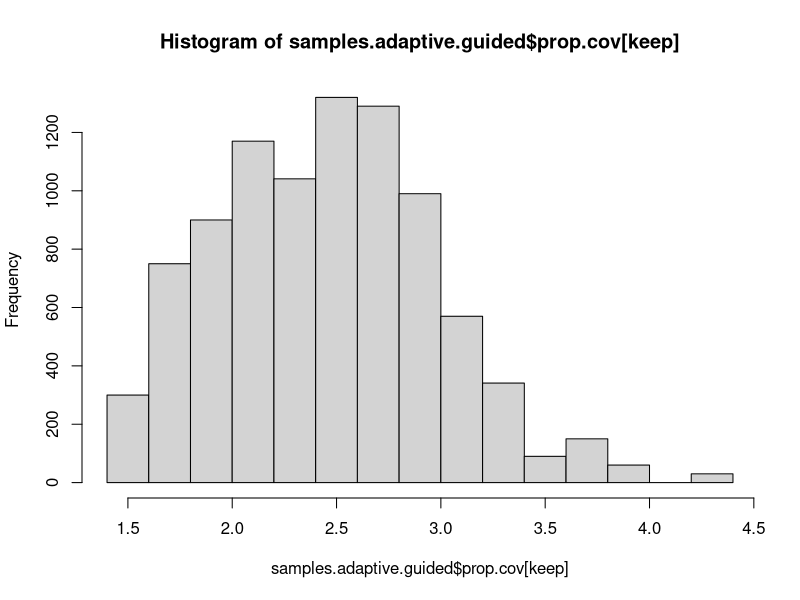
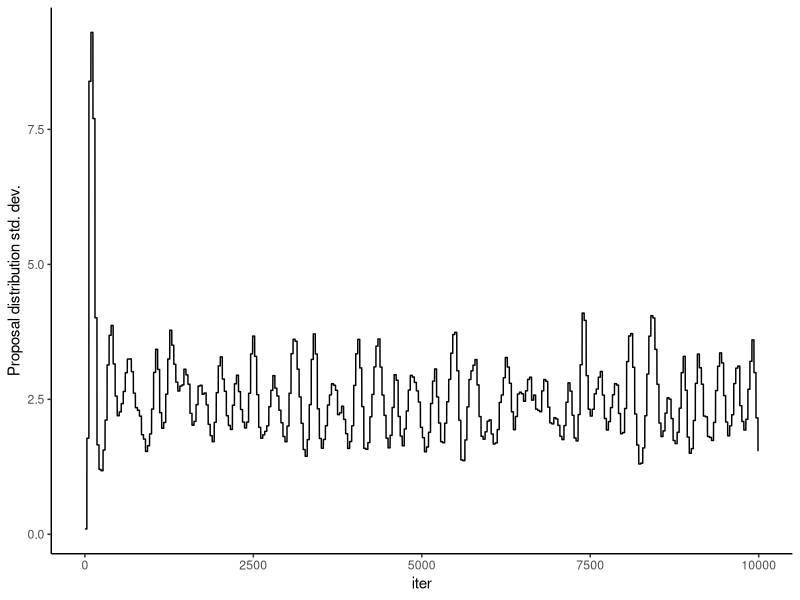
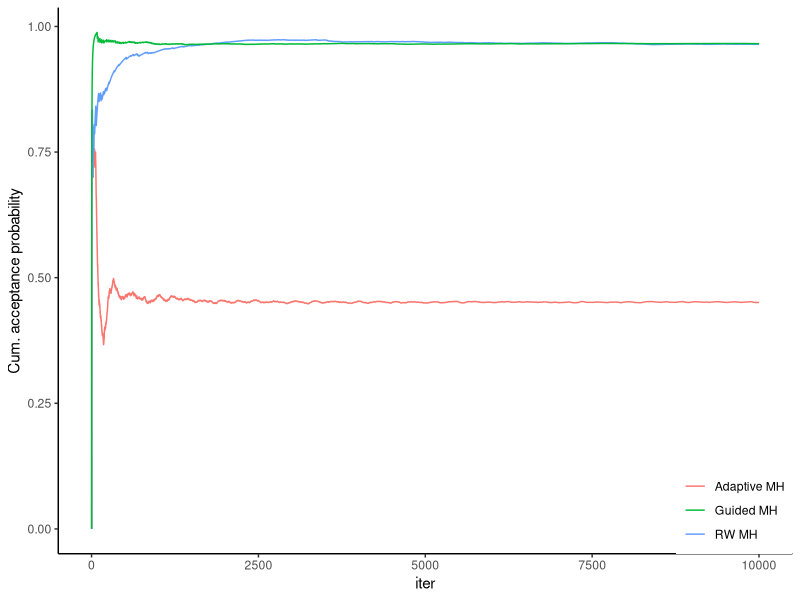
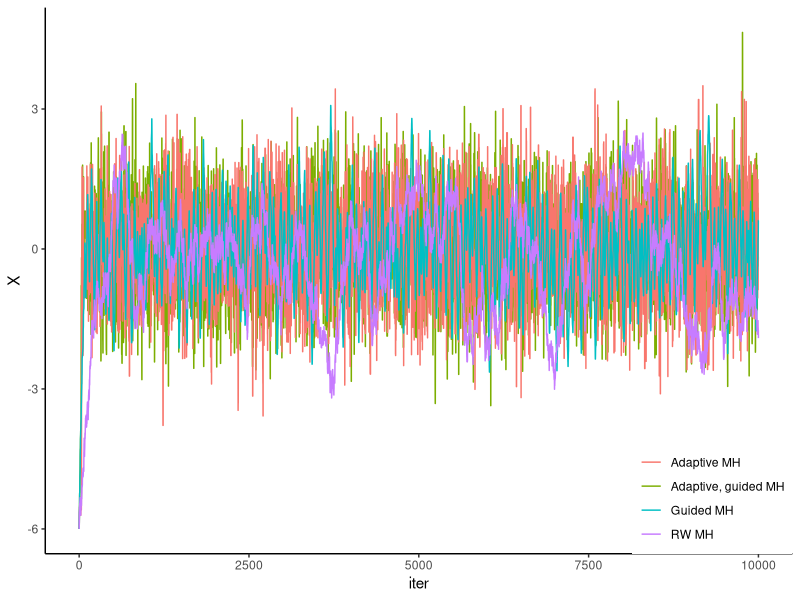

Reproduce these figures in R, in order.
library(ggplot2)
library(tibble)
library(coda)

# from gustafson, finding the mean of a standard normal

mh.standard <- function(iter,prop.sigma=1,seed=NULL){
  set.seed(seed)
  x <- accept <- prop.cov <- numeric(iter) # x= thing you are sampling
  x[1] <- -6
  for(i in 2:iter){
    z <- rnorm(1, 0, prop.sigma)
    xm1 = x[i-1]
    y <- xm1+z
    lp <- dnorm(y)
    plp <- dnorm(xm1)
    a <- rbinom(1, 1, min(1, lp/plp))
    x[i] <- ifelse(a, y, xm1)
    accept[i] = a
    prop.cov[i] = prop.sigma
  }
  tibble(iter=1:iter, x=x, accept=accept, prop.cov=prop.cov)
}

mh.adaptive <- function(iter, prop.sigma.start=1,seed=NULL){
  # adaptive MH algorithm from Bayesian Data Analysis Chap. 9. (Gelman)
  set.seed(seed)
  # adapdation parameters
  d = 1 # number of parameters in posterior
  cov = prop.sigma.start # starting value for covariance parameter of proposal distribution
  ai = 30 # adapt every ai iterations
  ari = 100 # base acceptance rate on this many iterations
  adapt.phase = Inf # stop adapting after this many iterations
  #####
  x <- accept <- prop.cov <- numeric(iter) # x= thing you are sampling
  x[1] <- -6
  prop.cov[1] = cov
  scale = 1
  for(i in 2:iter){
    # adapt
    if((i%%ai)==0 & i>1 & i<=adapt.phase){
      # ideal acceptance rate is 0.44 (if too high, then steps are too small, so need to scale)
      ap = max(0.01, mean(accept[max(1,i-ari):i], na.rm=TRUE))
      #ap = max(0.01, mean(accept[1:i], na.rm=TRUE))
      scale = scale*(ap/.44)
      cov = sd(x[1:i])*scale
    }
    ######
    z <- rnorm(1, 0, cov)
    xm1 = x[i-1]
    y <- xm1+z
    lp <- dnorm(y)
    plp <- dnorm(xm1)
    a <- rbinom(1, 1, min(1, lp/plp))
    x[i] <- ifelse(a, y, xm1)
    accept[i] = a
    prop.cov[i] = cov
  }
  tibble(iter=1:iter, x=x, accept=accept, prop.cov=prop.cov)
}

mh.guided <- function(iter,prop.sigma=1,seed=NULL){
  # guided walk MH from Gustafson 1998
  set.seed(seed)
  x <- accept <- prop.cov <- numeric(iter) # x= thing you are sampling
  x[1] <- -6
  pn = 1
  for(i in 2:iter){
    z <- abs(rnorm(1, 0, prop.sigma))
    xm1 = x[i-1]
    y <- xm1+pn*z
    lp <- dnorm(y)
    plp <- dnorm(xm1)
    a <- rbinom(1, 1, min(1, lp/plp))
    x[i] <- ifelse(a, y, xm1)
    if(!a) pn = -pn
    accept[i] = a
    prop.cov[i] = prop.sigma
  }
  tibble(iter=1:iter, x=x, accept=accept, prop.cov=prop.cov)
}


mh.adaptive.guided <- function(iter, prop.sigma.start=1,seed=NULL){
  # adaptive MH algorithm from Bayesian Data Analysis Chap. 9. (Gelman)
  set.seed(seed)
  # adapdation parameters
  d = 1 # number of parameters in posterior
  cov = prop.sigma.start # starting value for covariance parameter of proposal distribution
  ai = 30 # adapt every ai iterations
  ari = 100 # base acceptance rate on this many iterations
  adapt.phase = Inf # stop adapting after this many iterations
  #####
  x <- accept <- prop.cov <- numeric(iter) # x= thing you are sampling
  x[1] <- -6
  prop.cov[1] = cov
  scale = 1
  pn = 1
  for(i in 2:iter){
    # adapt
    if((i%%ai)==0 & i>1 & i<=adapt.phase){
      # ideal acceptance rate is 0.44 (if too high, then steps are too small, so need to scale)
      ap = max(0.01, mean(accept[max(1,i-ari):i], na.rm=TRUE))
      #ap = max(0.01, mean(accept[1:i], na.rm=TRUE))
      scale = scale*(ap/.44)
      cov = sd(x[1:i])*scale
    }
    ######
    z <- abs(rnorm(1, 0, cov))
    xm1 = x[i-1]
    y <- xm1+pn*z
    lp <- dnorm(y)
    plp <- dnorm(xm1)
    a <- rbinom(1, 1, min(1, lp/plp))
    x[i] <- ifelse(a, y, xm1)
    accept[i] = a
    if(!a) pn = -pn
    prop.cov[i] = cov
  }
  tibble(iter=1:iter, x=x, accept=accept, prop.cov=prop.cov)
}


mc.iter = 10000
prop.sigma = 0.1
burnin = 1000
if(burnin>0){
  keep = (burnin-1):mc.iter
  }else keep = 1:mc.iter

SEED= 1232
samples = mh.standard(mc.iter, prop.sigma=prop.sigma, seed=SEED)
samples.adapt = mh.adaptive(mc.iter, prop.sigma.start=prop.sigma, seed=SEED)
samples.guided = mh.guided(mc.iter, prop.sigma=prop.sigma, seed=SEED)
samples.adaptive.guided = mh.adaptive.guided(mc.iter, prop.sigma=prop.sigma, seed=SEED)

# autocorrelation
autocorr(as.mcmc(samples$x))
autocorr(as.mcmc(samples.adapt$x))
autocorr(as.mcmc(samples.guided$x))


samples.adapt$prop.cov
# convergence dx
# Z-scores for a test of equality of means between the first and last parts of the chain
geweke.diag(as.mcmc(samples$x))
geweke.diag(as.mcmc(samples.adapt$x))
geweke.diag(as.mcmc(samples.guided$x))

effectiveSize(as.mcmc(samples$x))
effectiveSize(as.mcmc(samples.adapt$x))
effectiveSize(as.mcmc(samples.guided$x))
effectiveSize(as.mcmc(samples.adaptive.guided$x))



# acceptance probabilities
mean(samples$accept[keep])
mean(samples.adapt$accept[keep])
mean(samples.guided$accept[keep])
mean(samples.adaptive.guided$accept[keep])

# means
fn <- function(x) c(mean(x), sd(x))
fn(samples$x[keep])
fn(samples.adapt$x[keep])
fn(samples.guided$x[keep])
fn(samples.adaptive.guided$x[keep])

#  
mean(samples.adapt$prop.cov[keep])
mean(samples.adaptive.guided$prop.cov[keep])
hist(samples.adaptive.guided$prop.cov[keep])


# data for plotting
samples$aprob = cumsum(samples$accept)/samples$iter
samples$adapt.aprob = cumsum(samples.adapt$accept)/samples$iter
samples$guided.aprob = cumsum(samples.guided$accept)/samples$iter



samples$x.adapt = samples.adapt$x
samples$x.guided = samples.guided$x
samples$x.adaptive.guided = samples.adaptive.guided$x

# proposal distribution std.deviation
ggplot(data=samples.adapt) + 
  geom_line(aes(x=iter,y=prop.cov)) +
  scale_y_continuous(name="Proposal distribution std. dev.") +
  theme_classic()


# acceptance probabilities over time
ggplot(data=samples) + 
  geom_line(aes(x=iter,y=adapt.aprob, colour='Adaptive MH')) + 
  geom_line(aes(x=iter,y=aprob, colour='RW MH')) +
  geom_line(aes(x=iter,y=guided.aprob, colour='Guided MH')) +
  scale_y_continuous(name="Cum. acceptance probability") +
  scale_color_discrete(name="") +
  theme_classic() + theme(legend.position = c(1,0), legend.justification = c(1,0))

# parameter traceplots
ggplot(data=samples) + 
  geom_line(aes(x=iter,y=x.adaptive.guided, colour='Adaptive, guided MH')) + 
  geom_line(aes(x=iter,y=x.adapt, colour='Adaptive MH')) + 
  geom_line(aes(x=iter,y=x.guided, colour='Guided MH')) + 
  geom_line(aes(x=iter,y=x, colour='RW MH')) +
  scale_color_discrete(name="") +
  scale_y_continuous(name="X") +
  theme_classic() + theme(legend.position = c(1,0), legend.justification = c(1,0))



